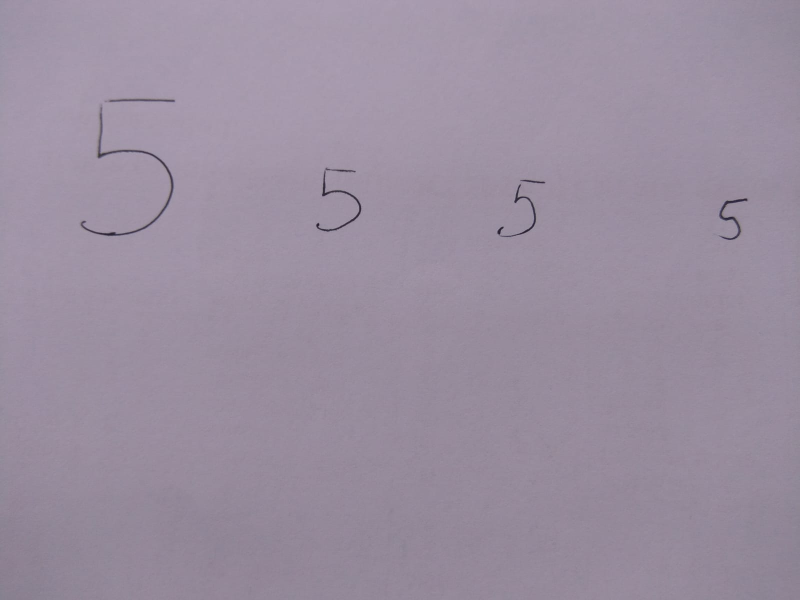
#> input picture Chapter 07. Object Recognition/images/testcamera.jpeg, 1599 x 1200 px (shown at 1/2 size)
$ jupyter execute --allow-errors '7.3 Binomial distribution Naive Bayes Classifier.ipynb'
#> lines starting #> are read from the running program, lines starting #| are printed output that depends on the picture; after the words box and inside, x2 and y2 are one past the last pixel; in counts of white or black regions, pixels touching at a corner belong together
# 7.3 Naive Bayes Classifier based on the Binomial distribution

In the previous notebook we built discriminant functions that carried out a Maximum Log-Likelihood Estimation (MLE). Said functions were defined as $d_k(x) = ln\ p(\mathbf{x}|C_k)$, where the vector of features $\mathbf{x}$ followed a normal distribution. In this notebook we are going to explore the case in $\mathbf{x}$ follows a **a binomial distribuion**, where the features in $\mathbf{x}$ are either $0$ or $1$ (Bernoulli trial).

Recall that we are assuming again the **naive** Bayes classifier model, so features are considered **independent**:

$$P(x_i \cap x_j) = P(x_i)p(x_j) \; \forall i,j$$

In this notebook we will learn how a naive Bayes classifier can be trained (section 7.3.1) and tested (section 7.3.2) using binomial features.

## Problem contex - Digit recognition

Digit recognition systems aim to recognize the digits appearing in different sources like emails, bank cheques, papers, images, etc. They have many real-world applications as diverse as online handwriting recognition on papers, computers, or tablets, the recognition of license plate numbers in vehicles, the processing of bank cheques' amounts, etc.

For completing the plate detector and recognition system in which we worked on in previous chapters, we are going to learn how to construct a digit recognition system using a naive Bayes classifier based on the binomial distribution. This system could be generalized to recognize any possible character appearing in the place.

For this problem we need a set of digit images that will be used as training dataset for our classifier. For this application we would need to classify both digits and letters, however, to simplify this, we are going to use only digit images. In this way, the problem is reduced to 10 possible classes. You can find the provided images in `./images/train_binary/imagen{0-9}_{1-500}.png`, having 500 images for each digit.

*Note that the provided images contain handwritten digits instead of plate ones, but the training and working principles are the same.*

[cell 1]
import numpy as np
import cv2
import matplotlib.pyplot as plt
import matplotlib
matplotlib.rcParams['figure.figsize'] = (16.0, 8.0)

images_path = './images/'

### 7.3.1 Training a naive Bayes classifier (binomial distribution)

We will follow the same procedure as in the previous notebook, but adapted to the binomial distribution. First, we need to remember how the discriminant function of a Bayesian classifier is created:$\\[10pt]$

$$
\begin{eqnarray}
&d_k(x) &= P(C_k|\mathbf{x}) = \frac{p(\mathbf{x}|C_k)P(C_k)}{P(\mathbf{x})}
\\
\xrightarrow{P(\mathbf{x})\text{ is a constant value }\forall k} \hspace{0.2cm}&d_k(x) &= p(\mathbf{x}|C_k)P(C_k)\\[7pt]
\xrightarrow{ln \text{ doesn't alter maximum }} \hspace{0.2cm} &d_k(x) &= lnp(\mathbf{x}|C_k) + lnP(C_k)\\[7pt]
\xrightarrow{\text{If } P(C_k) = P(C_j)\; \forall \ j,k }\hspace{0.2cm} &d_k(x) &= lnp(\mathbf{x}|C_k)
\end{eqnarray}
\\[8pt]$$

In the context of our digit recognition problem, we are going to deal with images with $28x28$ pixels, where each pixel is a feature that can take the value $0$ (black pixel) or $1$ (white pixel).These images are rearranged as vectors with $28x28=784$ features:

$$\mathbf{x} = [x_1 \; x_2 \; \ldots \; x_f \; \ldots \; x_{784}]$$

This way, each image could be interpreted as a point in space with 784 dimensions. Fascinating!

Thus, considering the binomial distribution, the probability that a pixel $x_f$ belongs to a class $C_i$ is modeled as:

$$p(x_f|C_i) = (p_f^i)^{x_f} *  (1 - p_f^i)^{(1 - x_f)}$$

Being:

- $p_f^i$ the probability that $x_f = 1$ if $\mathbf{x} \in C_i$, and
- $1-p_f^i$ the probability that $x_f = 0$ if $\mathbf{x} \in C_i$.

Again, we are assuming independence among features (we are building a **naive Bayes classifier**), so the probability $p(\mathbf{x}|C_i)$ can be expressed as the multiplication of each individual probability $p(x_f|C_i)$, that is:$\\[5pt]$

$$p(\mathbf{x}|C_i) = \Pi_{f=1}^n p(x_f|C_i) = \Pi_{f=1}^n (p_f^i)^{x_f}*(1 - p_f^i)^{(1 - x_f)}$$

Applying logarithms:$\\[7pt]$

$$ln\ p(\mathbf{x}|C_i) = \Sigma_{f=1}^n [x_f \cdot ln(p_f^i) + (1- x_f) \cdot ln\ (1-p_f^i)] =
\\
=
\Sigma_{f=1}^n x_f \cdot ln\ \frac{p_f^i}{1-p_f^i} + \Sigma_{f=1}^n ln\ (1-p_f^i)$$

Finally, for obtaining **the discriminant function** for a category $C_i$, we have to also consider the prior probability:

$$d_i(x) = ln \ p(\mathbf{x}|C_i) + ln \ P(C_i) = \underbrace{ln \ P(C_i) + \Sigma_{f=1}^n ln\ (1-p_f^i)}_{w_{n+1}^i} + \Sigma_{f=1}^n x_f \cdot \underbrace{ln\ \frac{p_f^i}{1-p_f^i}}_{w_f^i}$$

As we can see, **the function is lineal** (and ideal!).

**Implementation detail:** it is recommended to avoid values of 0 or 1 for $p_f^i$ since numerical problems may appear. Instead, take values close to 0 or 1. We will see this in a later assignment.

### **<span style="color:green"><b><i>ASSIGNMENT 1a: Setting up the data</i></b></span>**

The first step for training the classifier is preparing the data (this is often called the preprocessing step). In the context of our problem, this is done by vectorizing each image.

**Our task** is to construct a matrix containing all the images' data, which can be found at: `./images/train_binary/imagen{0-9}_{1-500}.png`. This matrix will have 3 dimensions: $(n\_pixels, n\_images, n\_classes)$. Thus, each column of the matrix (second dimension) would contain a vectorized version of its corresponding image, having `n_images` in total. The third dimension indexes the different classes, having this problem a total of 10 (digits from 0 to 9).

The image below illustrates the vectorization process of an image:

In this way, **you have to** read all the images (there are 500 for each digit) and obtain the mentioned matrix storing all the data. Notice that the provided images are grayscale, so you will have to **binarize** them first using OpenCV, thus they can be used to build a binomial distribution.

[cell 2]
## Training

# Initialize matrix
r,c = 28,28
dataset = np.zeros((r*c,500,10))

# For each class
#> (the rest of this cell did not finish here and is left out)

### **<span style="color:green"><b><i>ASSIGNMENT 1b: Computing probabilities</i></b></span>**

After the preprocessing step, we will compute the different $p_f^i$ modeling the probability that $x_f = 1$ if $\mathbf{x} \in C_i$. These probabilities will allow us to compute the weights in a later step. Recall how the decision functions are built:

$$d_i(x) = ln \ p(\mathbf{x}/C_i) + ln \ P(C_i) = \underbrace{ln \ P(C_i) + \Sigma_{f=1}^n ln\ (1-p_f^i)}_{w_{n+1}^i} + \Sigma_{f=1}^n x_f \cdot \underbrace{ln\ \frac{p_f^i}{1-p_f^i}}_{w_f^i}$$

Luckily, considering a binomial distribution, computing these probabilities is straightforward. We just have to count the number of times that each pixel (feature $x_f$) takes the value `1` in each class, and divide it by the number of images used ($N$):

$$p_{f}^i = \frac{1}{N}\Sigma_{k=1}^{N}x_{f,k}^{i}$$$\\[3pt]$

Regarding our problem:
- $N=500$ as we have $500$ images for each class.
- The range of the index of features $f$ is $[0-783]$ as images have $28x28=784$ pixels.

The following image illustrates the process of computing these probabilities:

$\\[2pt]$

**What to do?**
1. Construct a 2D matrix **containing all the probabilities** ($matrix[f,i] = p_f^i$).
2. Then, we are going to visualize the **prototype images**, also called **heatmaps**. There is a heatmap for each digit. In these images, the value of a pixel represent its probability of being `1` (black on a white paper sheet). For doing that, we have to **unvectorize the probabilities** in the matrix (2D $\rightarrow$ 3D) and **plot the heatmaps**. This is also a good way to check if we are doing well.

You should obtain something similar to this:

*Tip: try to use [`np.sum()`](https://numpy.org/doc/stable/reference/generated/numpy.sum.html) for computing the probaiblities in order to avoid loops, which are usually slower (check the `axis` argument).* ***You can compute probabilities in just one code line!***

#> (a cell that did not finish here is left out)

### **<span style="color:green"><b><i>ASSIGNMENT 1c: Computing weights</i></b></span>**

Once we have retrieved the probabilities $p_f^i$, we are ready to obtain **the weights** that define the discriminant function for each class. This is the last training step! Recall that these weights are defined as:

$$
\begin{eqnarray}
w_f^i &=& ln\ \frac{p_f^i}{1-p_f^i}\\[5pt]
w_{n+1}^i &=& ln\ P(C_i) + \Sigma_{f=1}^n ln(1- p_f^i)
\end{eqnarray}
$$

Being:
- $i$: one of the 10 possible classes, and
- $f$: a feature in the range $[0,\dots,783]$.

**What to do?** Construct a 2D matrix containing the weights of the classifier. Consider the following:

- Since we can't neither divide by 0 nor compute the logarithm of 0, during the weights computation, **0 and 1 probabilities should be replaced by close numbers** (e.g. 0.0001 and 0.9999). This can be done using [`np.where()`](https://numpy.org/doc/1.18/reference/generated/numpy.where.html).
- As we don't have any prior information about the occurences of each class, the prior probability $P(C_i)$ should be $1/n\_classes$ for each class $i$.

*Hint: For applying the natural logarithm to all the elements of a matrix, you can use [`np.log()`](https://numpy.org/doc/1.18/reference/generated/numpy.log.html?highlight=log#numpy.log).*

#> (a cell that did not finish here is left out)

### 7.3.2 Testing the classifier

In the last step we retrieved the weights $w_{n+1}^i$ and $w_f^i$, so now we have all the building blocks needed to design the discriminant function of each class $d_i(x) \; (i=0,1,\ldots,9)$. These decision functions permit us to evaluate a new vector $\mathbf{x}$ corresponding to a new vectorized image and retrieve its most probable category:

$$d_i(\mathbf{x}) = w_{n+1}^i + \Sigma_{f=0}^{783}w_f^i \cdot x_f \quad i = 0,\ldots, 9$$

In this way, each discriminant function, after evaluating the vector of features, will return a number. As we are estimating the **maximum log-likelihood**, the assigned class will be the one corresponding to the discriminant function returning the highest value.

### **<span style="color:green"><b><i>ASSIGNMENT 2</i></b></span>**

For this exercise, it is provided a `numPy` matrix called `digitos.npy`, which is located at `./test_binary/`. It is a 1D matrix with 50 elements containing the ground truth information of 50 images, `./test_binary/timage{1-50}`. That is, the matrix codifies the digit, from 0 to 9, that each image contains.

**Your task** is to classify those 50 images and check if the output of your classifier matches with the actual class, as provided in `digitos.npy`. In this way, we can estimate how good is our classifier.

*Note: If you trained your classifier with the provided images, you should expect 41/50 hits, or a 82% of accuracy.*

#> (a cell that did not finish here is left out)

### **<span style="color:green"><b><i>EXTRA: ASSIGNMENT 3</i></b></span>**

Do you dare to try your brand new classifier with your own images? Brilliant! For that:

1. Write a digit in a paper and make a photo with your phone. The following image shows an example (you can try with different numbers, of course!).$\\[5pt]$
$\\[5pt]$
2. Then, segment the region of interest (crop the digit, see the left image in the figure below).
3. Resize the image to $28\times28$ pixels (this is the input image size of our classifier). You can use [`cv2.resize()`](https://docs.opencv.org/4.2.0/da/d54/group__imgproc__transform.html#ga47a974309e9102f5f08231edc7e7529d)for that.
4. Finally, binarize (see the right image in the figure below) and vectorize the image.

5. Follow the steps done in *assignment 2* to classify the image and show the results!

[cell 6]
## Testing with our own image

# Read image and convert it to grayscale
color_image = cv2.imread(images_path + 'testcamera.jpeg', -1)
#> color_image is the input picture: shape (1200, 1599, 3); mean B, G, R 160.1, 142.8, 154.6
color_image = cv2.cvtColor(color_image, cv2.COLOR_BGR2RGB)

# Crop ROI
color_image = color_image[380:500,1390:1510,:]
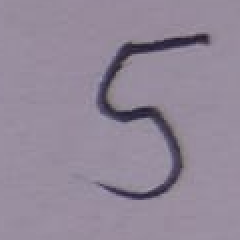
#> color_image: shape (120, 120, 3) (shown 2 times larger); mean R, G, B 147, 136.1, 152.9
image = cv2.cvtColor(color_image, cv2.COLOR_RGB2GRAY)

# Binarize it
image = cv2.resize(image,(r,c))
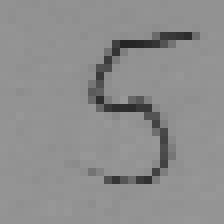
#> image: shape (28, 28) (shown 8 times larger); min 37, max 152, mean 141.2
_,binarized = cv2.threshold(image,130,1,cv2.THRESH_BINARY_INV)
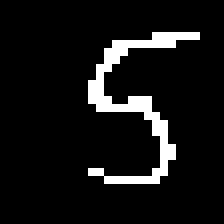
#> binarized: shape (28, 28) (shown 8 times larger); values 0 (black) and 1 (white), 7.9% white in thin lines or dots, all inside (x1, y1, x2, y2) = (11, 4, 25, 23)

# Reshape the image
vector_binarized = binarized.reshape((-1,1))
#> vector_binarized = 784 values, max 1 at index 131, min 0 at index 0, mean 0.0791
vector_binarized = np.append(vector_binarized,[1])
#> vector_binarized = 785 values, max 1 at index 131, min 0 at index 0, mean 0.0803

# Evaluate the discriminant functions
#> (the rest of this cell did not finish here and is left out)
